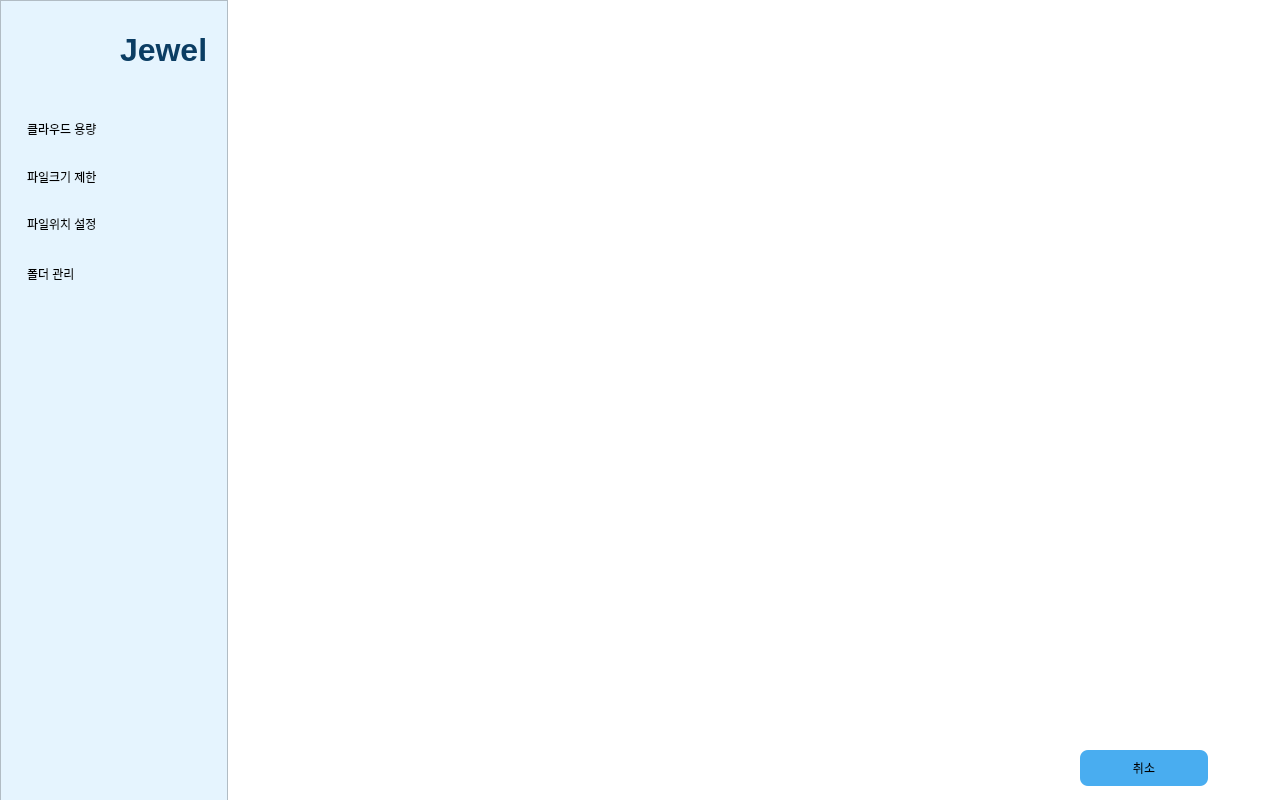
<?xml version="1.0" encoding="UTF-8"?>
<ui version="4.0">
 <class>UnblockMainWindow</class>
 <widget class="QMainWindow" name="UnblockMainWindow">
  <property name="geometry">
   <rect>
    <x>0</x>
    <y>0</y>
    <width>1280</width>
    <height>800</height>
   </rect>
  </property>
  <property name="minimumSize">
   <size>
    <width>1280</width>
    <height>800</height>
   </size>
  </property>
  <property name="maximumSize">
   <size>
    <width>1280</width>
    <height>800</height>
   </size>
  </property>
  <property name="windowTitle">
   <string>Jewel</string>
  </property>
  <property name="styleSheet">
   <string notr="true">QMainWindow { background: #ffffff; } QFrame#titleBar { background: #a8cadf; } QFrame#sideBar { background: #e5f4fe; border-right: 1px solid #1d1d1d; } QPushButton { border: none; background: transparent; font: 700 14px &quot;Malgun Gothic&quot;; text-align: left; padding-left: 27px; } QPushButton#unblockButton { color: #0078ff; } QPushButton#logoutButton, QPushButton#actionButton { background: #49adf0; color: #000000; border-radius: 8px; font: 700 14px &quot;Malgun Gothic&quot;; padding: 0px; text-align: center; } QListWidget { border: 1px solid #111111; background: #ffffff; }</string>
  </property>
  <widget class="QWidget" name="centralwidget">
   <widget class="QFrame" name="sideBar">
    <property name="geometry">
     <rect>
      <x>0</x>
      <y>0</y>
      <width>228</width>
      <height>911</height>
     </rect>
    </property>
    <property name="frameShape">
     <enum>QFrame::Shape::StyledPanel</enum>
    </property>
    <widget class="QLabel" name="logoLabel">
     <property name="geometry">
      <rect>
       <x>19</x>
       <y>18</y>
       <width>92</width>
       <height>72</height>
      </rect>
     </property>
     <property name="pixmap">
      <pixmap>:/jewel/assets/jewel_logo.svg</pixmap>
     </property>
     <property name="scaledContents">
      <bool>true</bool>
     </property>
    </widget>
    <widget class="QPushButton" name="cloud_storage_btn">
     <property name="geometry">
      <rect>
       <x>0</x>
       <y>105</y>
       <width>220</width>
       <height>48</height>
      </rect>
     </property>
     <property name="text">
      <string>클라우드 용량</string>
     </property>
    </widget>
    <widget class="QPushButton" name="file_size_limit_btn">
     <property name="geometry">
      <rect>
       <x>0</x>
       <y>153</y>
       <width>220</width>
       <height>48</height>
      </rect>
     </property>
     <property name="text">
      <string>파일크기 제한</string>
     </property>
    </widget>
    <widget class="QPushButton" name="receive_path_btn">
     <property name="geometry">
      <rect>
       <x>0</x>
       <y>200</y>
       <width>220</width>
       <height>48</height>
      </rect>
     </property>
     <property name="text">
      <string>파일위치 설정</string>
     </property>
    </widget>
    <widget class="QPushButton" name="folder_manage_btn">
     <property name="geometry">
      <rect>
       <x>0</x>
       <y>250</y>
       <width>220</width>
       <height>48</height>
      </rect>
     </property>
     <property name="text">
      <string>폴더 관리</string>
     </property>
    </widget>
    <widget class="QLabel" name="cloud_img">
     <property name="geometry">
      <rect>
       <x>20</x>
       <y>10</y>
       <width>111</width>
       <height>81</height>
      </rect>
     </property>
     <property name="text">
      <string/>
     </property>
     <property name="pixmap">
      <pixmap>../image/jewel_cloud_icon.png</pixmap>
     </property>
    </widget>
    <widget class="QLabel" name="brandLabel">
     <property name="geometry">
      <rect>
       <x>120</x>
       <y>30</y>
       <width>111</width>
       <height>40</height>
      </rect>
     </property>
     <property name="font">
      <font>
       <family>Ubuntu</family>
       <pointsize>-1</pointsize>
       <italic>false</italic>
       <fontweight>ExtraBold</fontweight>
      </font>
     </property>
     <property name="styleSheet">
      <string notr="true">QLabel {
    color: #0b3d63;
    font-family: &quot;Ubuntu&quot;;
    font-size: 32px;
    font-weight: 800;
}</string>
     </property>
     <property name="text">
      <string>Jewel</string>
     </property>
    </widget>
   </widget>
   <widget class="QPushButton" name="cancel_btn">
    <property name="geometry">
     <rect>
      <x>1080</x>
      <y>750</y>
      <width>128</width>
      <height>36</height>
     </rect>
    </property>
    <property name="styleSheet">
     <string notr="true">background: #49adf0;
color: #000000;
border-radius: 8px;
text-align: center;
padding-left: 0px;</string>
    </property>
    <property name="text">
     <string>취소</string>
    </property>
   </widget>
  </widget>
 </widget>
 <resources/>
 <connections/>
</ui>
